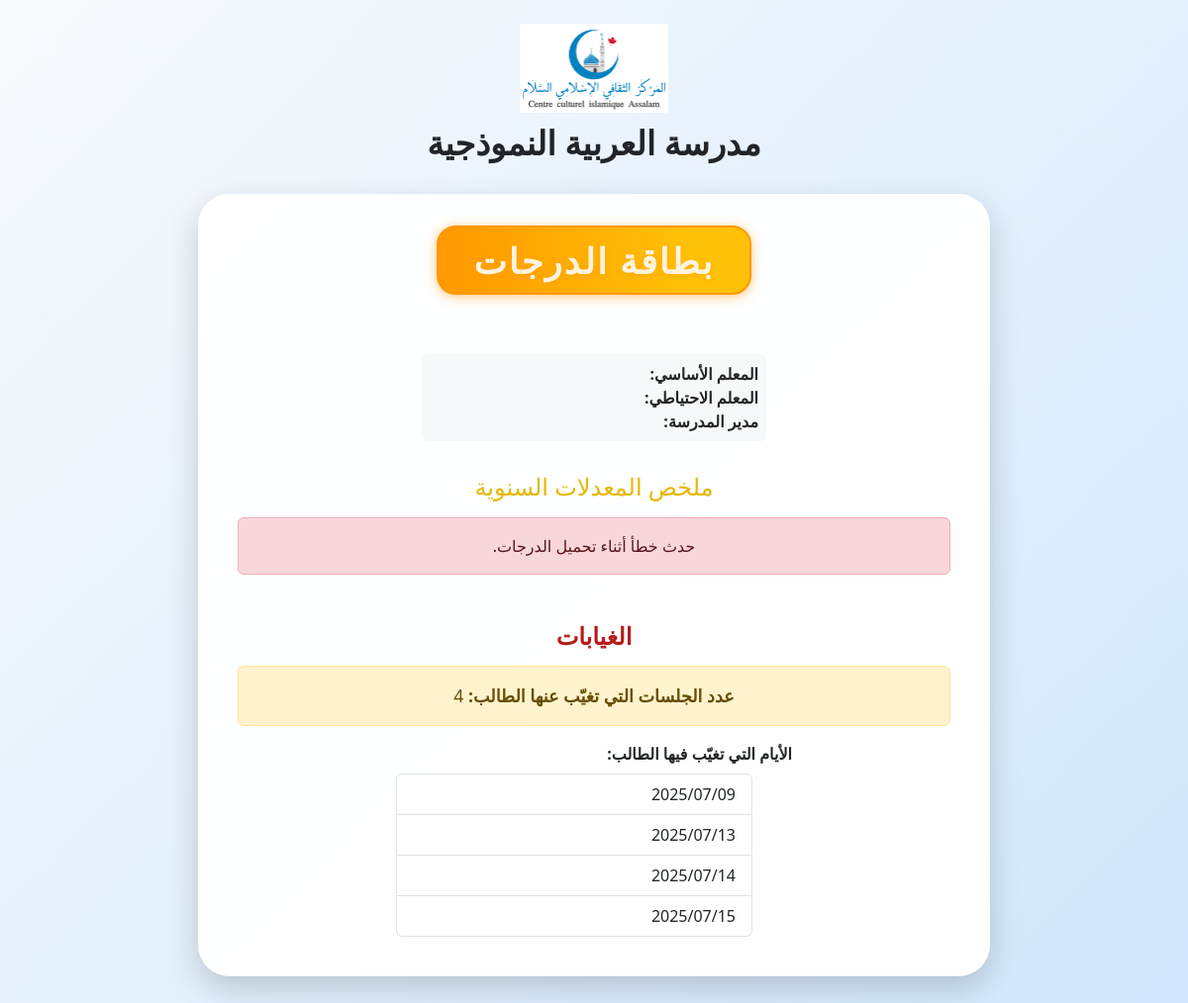
Screenshot of /score_card/7 (signed in) with the database file from the repository.
### tables this page shows
CREATE TABLE attendance (
        id INTEGER PRIMARY KEY AUTOINCREMENT,
        student_id INTEGER NOT NULL,
        class_id INTEGER NOT NULL,
        day TEXT NOT NULL,
        present INTEGER NOT NULL,
        UNIQUE(student_id, class_id, day)
    );

### main.py (the view)
@app.route('/score_card/<int:student_id>')
def score_card(student_id):
    from flask import session, redirect, url_for
    if 'user_id' not in session:
        return redirect(url_for('login'))
    info_path = os.path.join(os.path.dirname(__file__), 'school_info.json')
    if os.path.exists(info_path):
        with open(info_path, encoding='utf-8') as f:
            school_info = json.load(f)
    else:
        school_info = {"name": "", "logo": "school_logo.png"}
    conn = sqlite3.connect('ArabicSchool.db', timeout=10, check_same_thread=False)
    c = conn.cursor()
    c.execute('SELECT name, class_id FROM students WHERE id=?', (student_id,))
    stu_row = c.fetchone()
    if not stu_row:
        conn.close()
        return render_template('score_card.html', error_message='لم يتم العثور على الطالب.', school_info=school_info)
    student_name, class_id = stu_row
    c.execute('SELECT name, level_id FROM classes WHERE id=?', (class_id,))
    class_row = c.fetchone()
    class_name, level_id = class_row if class_row else (None, None)
    class_level = None
    if level_id:
        c.execute('SELECT name FROM levels WHERE id=?', (level_id,))
        lvl_row = c.fetchone()
        class_level = lvl_row[0] if lvl_row else None
    query = '''
        SELECT s.name as student_name, ci.name as subject,
            MAX(CASE WHEN e.dawra=1 THEN g.grade END) as term1,
            MAX(CASE WHEN e.dawra=2 THEN g.grade END) as term2,
            MAX(CASE WHEN e.dawra=3 THEN g.grade END) as term3,
            MAX(CASE WHEN e.is_year_final=1 THEN g.grade END) as year_final,
            MAX(CASE WHEN e.is_final=1 THEN g.grade END) as year_avg
        FROM grades g
        JOIN students s ON g.student_id = s.id
        JOIN exams e ON g.exam_id = e.id
        JOIN curriculum_items ci ON e.curriculum_group_id = ci.id
        WHERE g.student_id=?
        GROUP BY s.name, ci.name
        ORDER BY ci.name
    '''
    c.execute(query, (student_id,))
    score_summary = []
    for row in c.fetchall():
        score_summary.append({
            'student_name': row[0],
            'subject': row[1],
            'term1': row[2],
            'term2': row[3],
            'term3': row[4],
            'year_final': row[5],
            'year_avg': row[6],
        })
    c = sqlite3.connect('ArabicSchool.db', timeout=10, check_same_thread=False).cursor()
    c.execute('''SELECT day FROM attendance WHERE student_id=? AND class_id=? AND present=0 ORDER BY day''', (student_id, class_id))
    absent_days = [row[0] for row in c.fetchall()]
    total_absences = len(absent_days)
    c.connection.close()
    return render_template('score_card.html',
        school_info=school_info,
        student_name=student_name,
        class_name=class_name,
        class_level=class_level,
        score_summary=score_summary,
        total_absences=total_absences,
        absent_days=absent_days
    )

### templates/score_card.html (shortened to what this page needs)
<!DOCTYPE html>
<html lang="ar" dir="rtl">
<head>
    <link href="https://cdn.jsdelivr.net/npm/bootstrap@5.3.3/dist/css/bootstrap.min.css" rel="stylesheet">
</head>
<body>
    <div class="text-center mb-4" style="padding-top: 24px;">
        <img src="/static/{{ school_info.logo }}" alt="شعار المدرسة" class="school-logo">
        <h1 style="font-size:2.1rem; font-weight:bold; margin-bottom:0;">{{ school_info.name }}</h1>
    </div>
    <div class="score-card">
        <div class="text-center mb-3">
            <span style="display:inline-block; background:linear-gradient(90deg,#ff9800,#ffc107 80%); color:#fff3e0; font-size:2.21rem; font-weight:900; letter-spacing:2px; border-radius:1.2rem; padding:0.4rem 2.2rem; box-shadow:0 2px 12px #ff980080; border:2px solid #ff9800; margin-bottom:0.2rem; text-shadow:0 2px 6px #ff980066;">بطاقة الدرجات</span>
        </div>
        <div class="mb-3 text-center" style="font-size:1.02rem; color:#222; font-weight:500;">
        </div>
        <div class="row mb-3 justify-content-center">
            <div class="col-md-6">
                <div class="card p-2 mb-2" style="background:#f6f8fa; border:none;">
                    <div><b>المعلم الأساسي:</b> </div>
                    <div><b>المعلم الاحتياطي:</b> </div>
                    <div><b>مدير المدرسة:</b> </div>
                </div>
            </div>
        </div>
        <h4 class="text-center mt-4 mb-3" style="color:#e6b800;">ملخص المعدلات السنوية</h4>
        <div id="score-error" class="alert alert-danger text-center d-none mt-3"></div>
        <div class="mt-5">
            <h4 class="text-center mb-3" style="color:#b71c1c; font-weight:700;">الغيابات</h4>
            {% if total_absences > 0 %}
                <div class="alert alert-warning text-center" style="font-size:1.1rem;">
                    <b>عدد الجلسات التي تغيّب عنها الطالب:</b> {{ total_absences }}
                </div>
                <div class="mb-2" style="max-width:400px;margin:auto;">
                    <b>الأيام التي تغيّب فيها الطالب:</b>
                    <ul class="list-group mt-2">
                        {% for day in absent_days %}
                        <li class="list-group-item">{{ day|replace('-', '/') }}</li>
                        {% endfor %}
                    </ul>
                </div>
            {% else %}
                <div class="alert alert-success text-center" style="font-size:1.1rem;">
                    لم يسجّل أي غياب لهذا الطالب خلال العام الحالي.
                </div>
            {% endif %}
        </div>
    </div>
</body>
</html>

### templates/score_card.html (style rules this page uses)
body { background: linear-gradient(135deg, #f8fafc 0%, #d1e7fd 100%); min-height: 100vh; overflow-x: hidden; }
.score-card { border-radius: 2rem; box-shadow: 0 12px 32px rgba(0,0,0,0.18); background: rgba(255,255,255,0.97); padding: 2rem 2.5rem; margin: 2rem auto; max-width: 800px; position: relative; z-index: 2; }
.school-logo { max-height: 90px; margin-bottom: 10px; }

### rows the page displays
attendance: day "2025/07/09"
attendance: day "2025/07/13"
attendance: day "2025/07/14"
attendance: day "2025/07/15"

### other values shown
{{ school_info.name }} "مدرسة العربية النموذجية"
{{ total_absences }} "4"
